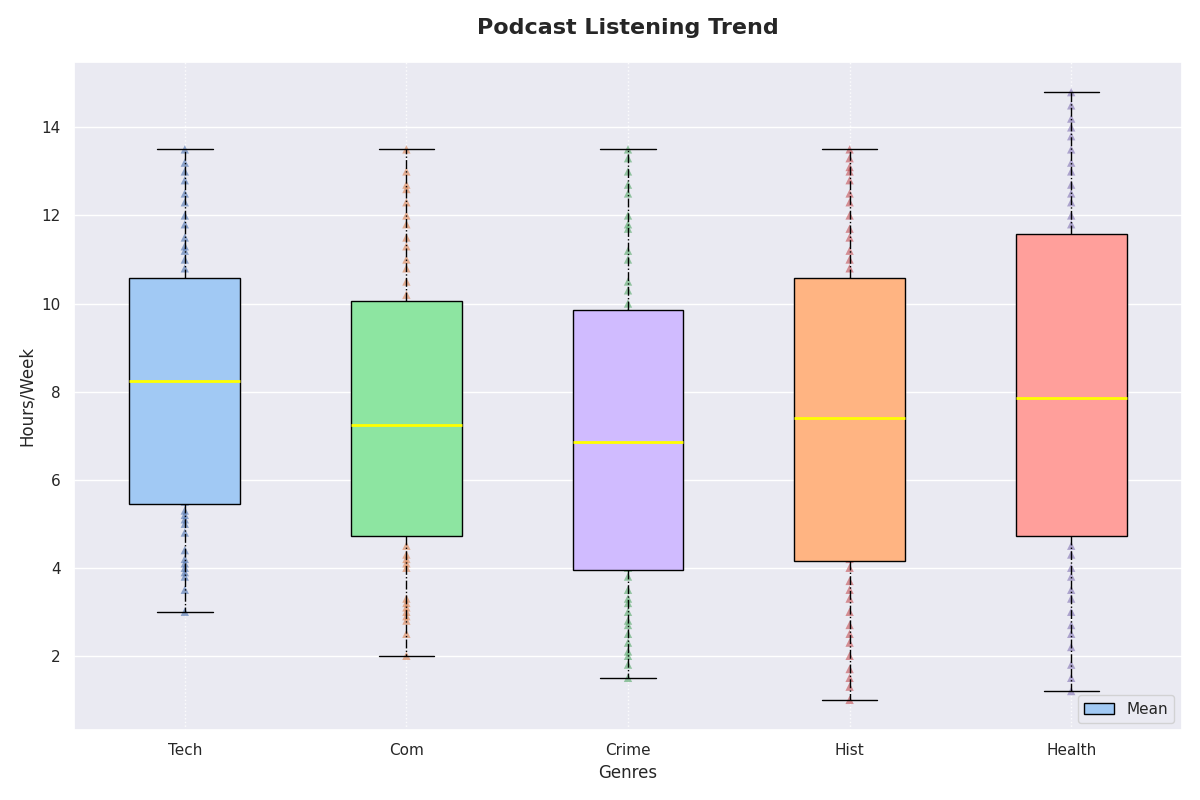

This chart was generated by the following Python code:
import matplotlib.pyplot as plt
import numpy as np
import seaborn as sns

technology = [3, 3.5, 3.8, 4, 3.9, 4.1, 4.2, 4.4, 5, 4.8, 5.1, 5.3, 5.5, 5.6, 5.2, 5.8, 6, 6.5, 6.2, 6.8, 7, 7.3, 7.5, 7.8, 8, 8.2, 8.5, 8.3, 8.7, 9, 8.9, 9.1, 9.3, 9.5, 9.6, 10, 9.8, 10.2, 10.5, 10.8, 11, 11.3, 11.5, 11.2, 11.8, 12, 12.3, 12.5, 12.8, 13, 13.2, 13.5]
comedy = [2, 2.5, 2.8, 3, 2.9, 3.1, 3.3, 3.2, 4, 4.1, 4.3, 4.5, 4.2, 4.8, 5, 5.5, 5.2, 5.3, 5.6, 6, 6.3, 6.5, 6.2, 6.8, 7, 7.2, 7.4, 7.3, 7.8, 8, 8.3, 8.5, 8.7, 8.5, 9, 9.5, 9.8, 9.6, 10, 10.2, 10.5, 10.8, 11, 11.3, 11.5, 11.8, 12, 12.3, 12.6, 12.7, 13, 13.5]
true_crime = [1.5, 1.8, 2, 2.3, 2.1, 2.5, 2.7, 2.8, 3, 3.2, 3.5, 3.3, 3.8, 4, 4.2, 4.5, 4.3, 4.6, 5, 5.3, 5.5, 5.8, 6, 6.2, 6.5, 6.7, 7, 7.2, 7.5, 8, 8.3, 8.5, 8.2, 8.6, 9, 9.1, 9.5, 9.3, 9.8, 10, 10.3, 10.5, 11, 11.2, 11.7, 11.8, 12, 12.5, 12.7, 13, 13.3, 13.5]
history = [1, 1.3, 1.5, 1.7, 2, 2.3, 2.5, 2.7, 3, 3.3, 3.5, 3.7, 4, 4.2, 4.5, 4.7, 5, 5.3, 5.5, 5.8, 6, 6.2, 6.5, 6.7, 7, 7.3, 7.5, 7.8, 8, 8.2, 8.5, 8.7, 8.9, 9.2, 9.5, 9.7, 10, 10.3, 10.5, 10.8, 11, 11.2, 11.5, 11.7, 12, 12.3, 12.5, 12.8, 13, 13.1, 13.3, 13.5]
health_fitness = [1.2, 1.5, 1.8, 2.2, 2.5, 2.7, 3, 3.3, 3.5, 3.8, 4, 4.3, 4.5, 4.8, 5, 5.3, 5.5, 5.8, 6, 6.3, 6.5, 6.8, 7, 7.2, 7.5, 7.7, 8, 8.3, 8.5, 8.7, 9, 9.5, 9.7, 10, 10.5, 10.8, 11, 11.2, 11.5, 11.8, 12, 12.3, 12.5, 12.7, 13, 13.2, 13.5, 13.8, 14, 14.2, 14.5, 14.8]

data = [technology, comedy, true_crime, history, health_fitness]
genres = ['Tech', 'Com', 'Crime', 'Hist', 'Health']

sns.set(style="darkgrid")

plt.figure(figsize=(12, 8))
box = plt.boxplot(data, patch_artist=True, labels=genres, notch=False, vert=True)

colors = sns.color_palette("pastel", len(genres))
for patch, color in zip(box['boxes'], colors[::2] + colors[1::2]):
    patch.set_facecolor(color)

for i, genre_data in enumerate(data, start=1):
    plt.scatter(np.full_like(genre_data, i), genre_data, alpha=0.6, edgecolor='none', marker='^')

means = [np.mean(genre) for genre in data]
plt.scatter(range(1, len(means) + 1), means, color='darkred', marker='x', label='Mean')

plt.setp(box['whiskers'], color='black', linestyle='-.')
plt.setp(box['caps'], color='black')
plt.setp(box['medians'], color='yellow', linewidth=2)

plt.title('Podcast Listening Trend', fontsize=16, fontweight='bold', pad=20)
plt.xlabel('Genres', fontsize=12)
plt.ylabel('Hours/Week', fontsize=12)

plt.grid(axis='x', linestyle=':', alpha=0.9)

plt.legend(['Mean'], loc='lower right')

plt.tight_layout()

plt.show()
